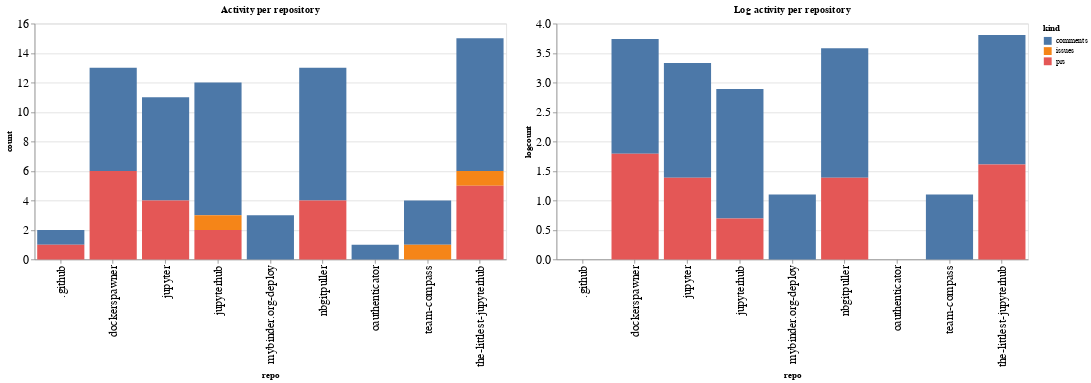

Notebook code for this chart:
### Code cell
ch1 = alt.Chart(repo_summaries, width=600, title="Activity per repository").mark_bar().encode(
    x='repo',
    y='count',
    color='kind',
    tooltip="kind"
)

ch2 = alt.Chart(repo_summaries, width=600, title="Log activity per repository").mark_bar().encode(
    x='repo',
    y='logcount',
    color='kind',
    tooltip="kind"
)

ch1 | ch2

### Figure 1 — Vega-Lite specification as saved in the notebook (floating-point values rounded to 4 significant figures)
{"config": {"axisLeft": {"labelFontSize": 15}, "axisBottom": {"labelFontSize": 15}}, "hconcat": [{"mark": "bar", "encoding": {"color": {"type": "nominal", "field": "kind"}, "tooltip": {"type": "nominal", "field": "kind"}, "x": {"type": "nominal", "field": "repo"}, "y": {"type": "quantitative", "field": "count"}}, "title": "Activity per repository", "width": 600}, {"mark": "bar", "encoding": {"color": {"type": "nominal", "field": "kind"}, "tooltip": {"type": "nominal", "field": "kind"}, "x": {"type": "nominal", "field": "repo"}, "y": {"type": "quantitative", "field": "logcount"}}, "title": "Log activity per repository", "width": 600}], "data": {"name": "data-8047923d9cd1ee2d9159b49d92212fcd"}, "$schema": "https://vega.github.io/schema/vega-lite/v4.8.1.json", "datasets": {"data-8047923d9cd1ee2d9159b49d92212fcd": [{"repo": ".github", "kind": "comments", "count": 1, "logcount": 0.0}, {"repo": ".github", "kind": "prs", "count": 1, "logcount": 0.0}, {"repo": "dockerspawner", "kind": "comments", "count": 7, "logcount": 1.946}, {"repo": "dockerspawner", "kind": "prs", "count": 6, "logcount": 1.792}, {"repo": "jupyter", "kind": "comments", "count": 7, "logcount": 1.946}, {"repo": "jupyter", "kind": "prs", "count": 4, "logcount": 1.386}, {"repo": "jupyterhub", "kind": "comments", "count": 9, "logcount": 2.197}, {"repo": "jupyterhub", "kind": "issues", "count": 1, "logcount": 0.0}, {"repo": "jupyterhub", "kind": "prs", "count": 2, "logcount": 0.6931}, {"repo": "mybinder.org-deploy", "kind": "comments", "count": 3, "logcount": 1.099}, {"repo": "nbgitpuller", "kind": "comments", "count": 9, "logcount": 2.197}, {"repo": "nbgitpuller", "kind": "prs", "count": 4, "logcount": 1.386}, {"repo": "oauthenticator", "kind": "comments", "count": 1, "logcount": 0.0}, {"repo": "team-compass", "kind": "comments", "count": 3, "logcount": 1.099}, {"repo": "team-compass", "kind": "issues", "count": 1, "logcount": 0.0}, {"repo": "the-littlest-jupyterhub", "kind": "comments", "count": 9, "logcount": 2.197}, {"repo": "the-littlest-jupyterhub", "kind": "issues", "count": 1, "logcount": 0.0}, {"repo": "the-littlest-jupyterhub", "kind": "prs", "count": 5, "logcount": 1.609}]}}
